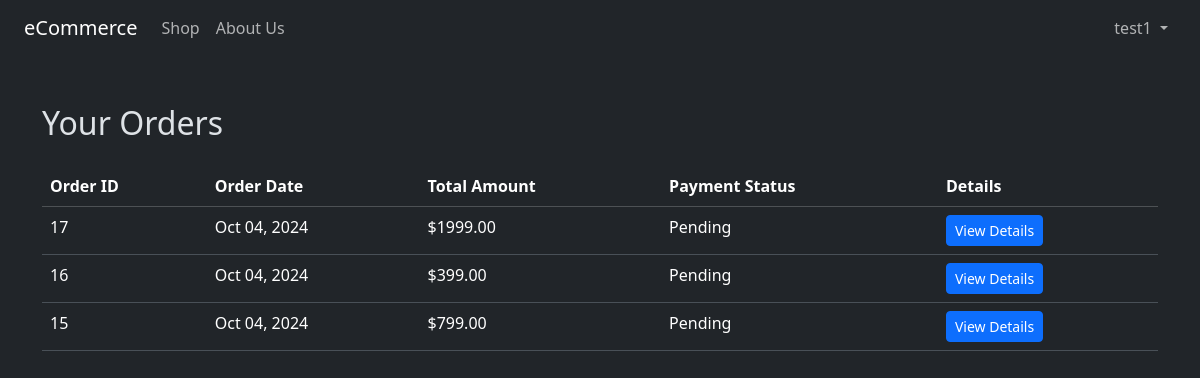
/orders/orders/ (signed in), run on the app's committed database.
### orders/models.py (models this page shows)
class Order(models.Model):
    user = models.ForeignKey(User, on_delete=models.CASCADE, null=True)
    order_address = models.ForeignKey(Address, on_delete=models.CASCADE, null=True)
    payment_status = models.CharField(max_length=20, default='Pending')
    total_amount = models.DecimalField(max_digits=10, decimal_places=2, null=True)
    created_at = models.DateTimeField(auto_now_add=True)
    updated_at = models.DateTimeField(auto_now=True)

### orders/views.py (the view)
# urls.py: path('orders/', views.ListOrderView.as_view(), name='orders'),
class ListOrderView(LoginRequiredMixin, ListView):
    login_url = reverse_lazy('users:login')
    model = Order
    template_name = 'orders/orders.html'
    context_object_name = 'orders'
    def get_queryset(self):
        return Order.objects.filter(user=self.request.user).order_by('-created_at')

### orders/templates/orders/orders.html
{% extends 'base.html' %}
{% block content %}
<div class="container mt-5">
  <h2 class="mb-4">Your Orders</h2>
  <table class="table table-hover">
    <thead class="table-dark">
      <tr>
        <th scope="col">Order ID</th>
        <th scope="col">Order Date</th>
        <th scope="col">Total Amount</th>
        <th scope="col">Payment Status</th>
        <th scope="col">Details</th>
      </tr>
    </thead>
    <tbody>
      {% for order in orders %}
      <tr>
        <td>{{ order.pk }}</td>
        <td>{{ order.created_at|date:"M d, Y" }}</td>
        <td>${{ order.total_amount }}</td>
        <td>{{ order.payment_status }}</td>
        <td>
          <a href="{% url 'orders:order_detail' order.pk %}" class="btn btn-primary btn-sm">
            View Details
          </a>
        </td>
      </tr>
      {% endfor %}
    </tbody>
  </table>
</div>
{% endblock %}

### templates/navbar.html (shortened to what this page needs)
<nav class="navbar navbar-expand-lg">
    <div class="container-fluid px-4">
        <a class="navbar-brand" href="{% url 'shop:index' %}">eCommerce</a>
        <div class="collapse navbar-collapse" id="navbarNav">
            <ul class="navbar-nav me-auto">
                <li class="nav-item">
                    <a class="nav-link" href="{% url 'shop:index' %}">Shop</a>
                </li>
                <li class="nav-item">
                    <a class="nav-link" href="{% url 'shop:about' %}">About Us</a>
                </li>
            </ul>
            <ul class="navbar-nav ms-auto">
                {% if user.is_authenticated %}
                    <li class="nav-item dropdown">
                        <a class="nav-link dropdown-toggle" href="#" id="navbarDropdown" role="button"
                           data-bs-toggle="dropdown" aria-expanded="false">
                            {{ user.username }}
                        </a>
                    </li>
                {% endif %}
            </ul>
        </div>
    </div>
</nav>

### data on the page
Order: pk "17", created_at "Oct 04, 2024", total_amount "1999.00", payment_status "Pending"
Order: pk "16", created_at "Oct 04, 2024", total_amount "399.00", payment_status "Pending"
Order: pk "15", created_at "Oct 04, 2024", total_amount "799.00", payment_status "Pending"

### other printed values
{{ user.username }} "test1"
